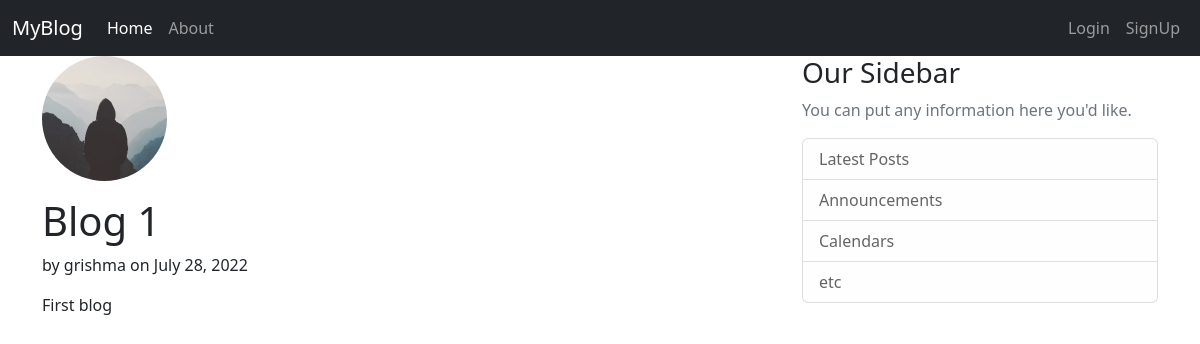
The app's page /post/1/ with its own data.
### blog/models.py (models this page shows, shortened)
class Post(models.Model):
    title = models.CharField(max_length=100)
    content = models.TextField()
    date = models.DateField(default= timezone.now)
    author = models.ForeignKey(User, on_delete=models.CASCADE)

### users/models.py (models this page shows, shortened)
class Profile(models.Model):
    user = models.OneToOneField(User, on_delete=models.CASCADE)
    image = models.ImageField(default='default_exAaNPC.jpg', upload_to='profile_pics')

### blog/views.py (the view)
# urls.py: path('post/<int:pk>/', PostDetailView.as_view(), name='post-detail'),
class PostDetailView(DetailView):
    model = Post

### blog/templates/blog/post_detail.html (shortened to what this page needs)
{% extends "blog/base.html" %}
{% block content %}
        <img class="rounded-circle account-img"src="{{ object.author.profile.image.url }}">
        <h1>{{post.title}}</h1>
        <p>by {{object.author}} on {{object.date|date:"F d, Y"}}</p>
        <p>{{object.content}}</p>
{% endblock content %}

### blog/templates/blog/base.html (style rules this page uses)
.account-img { height: 125px; width: 125px; margin-right: 20px; margin-bottom: 16px; }

### records on screen
Post: author.profile.image (placeholder picture), title "Blog 1", author "grishma", date "July 28, 2022", content "First blog"
